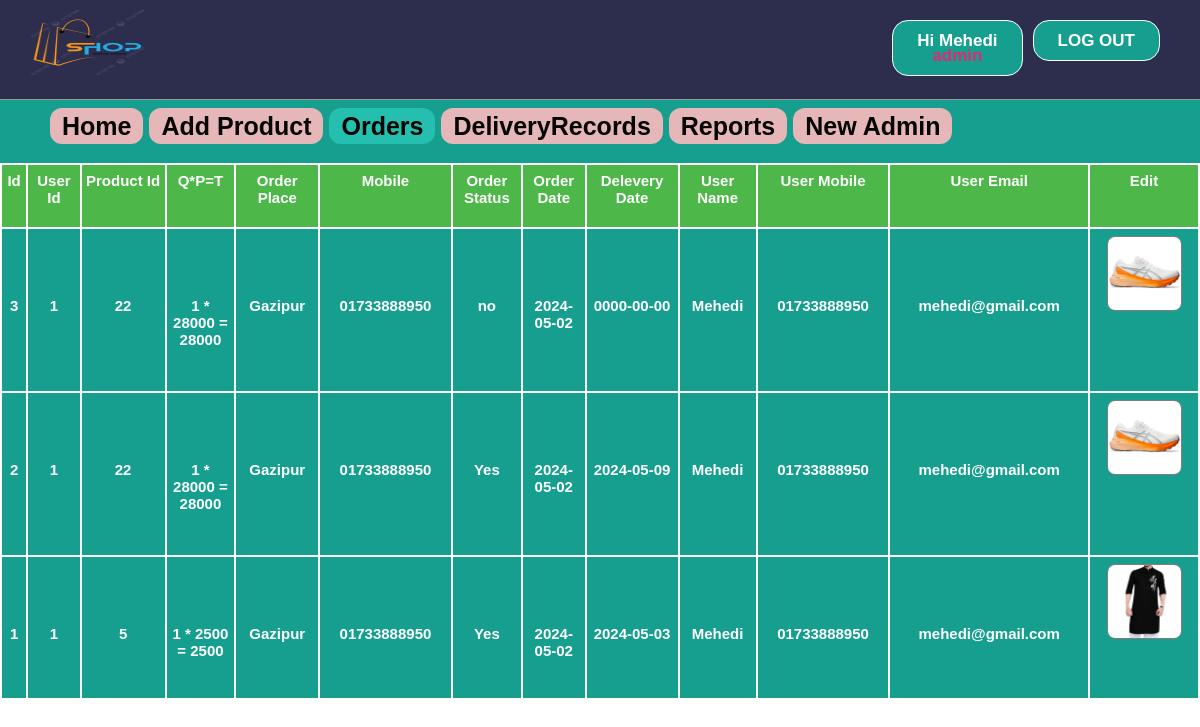
Screenshot of /admin/orders.php (signed in) with the database file from the repository.
### tables this page shows
CREATE TABLE `orders` (
  `id` int(11) NOT NULL,
  `uid` int(11) NOT NULL,
  `pid` int(11) NOT NULL,
  `quantity` int(11) NOT NULL,
  `oplace` text NOT NULL,
  `mobile` varchar(15) NOT NULL,
  `dstatus` varchar(10) NOT NULL DEFAULT 'no',
  `odate` date NOT NULL,
  `ddate` date NOT NULL,
  `delivery` varchar(30) NOT NULL
);

CREATE TABLE `products` (
  `id` int(11) NOT NULL,
  `pName` varchar(100) NOT NULL,
  `price` int(11) NOT NULL,
  `piece` int(11) NOT NULL,
  `description` text NOT NULL,
  `available` int(11) NOT NULL,
  `category` varchar(100) NOT NULL,
  `type` varchar(100) NOT NULL,
  `item` varchar(100) NOT NULL,
  `pCode` varchar(20) NOT NULL,
  `picture` text NOT NULL
);

CREATE TABLE `user` (
  `id` int(11) NOT NULL,
  `firstName` varchar(25) NOT NULL,
  `lastName` varchar(25) NOT NULL,
  `email` varchar(100) NOT NULL,
  `mobile` varchar(20) NOT NULL,
  `address` varchar(120) NOT NULL,
  `password` varchar(100) NOT NULL,
  `confirmCode` varchar(10) NOT NULL,
  `activation` varchar(10) NOT NULL DEFAULT 'no'
);

### admin/orders.php (the view, shortened to what this page needs)
<?php include ( "../inc/connect.inc.php" ); ?>
<?php
if (!isset($_SESSION['admin_login'])) {
	header("location: login.php");
	$user = "";
}
else {
	$user = $_SESSION['admin_login'];
	$result = mysqli_query($con, "SELECT * FROM admin WHERE id='$user'");
		$get_user_email = mysqli_fetch_assoc($result);
			$uname_db = $get_user_email['firstName'];
			$utype_db=$get_user_email['type'];
}
?>
<!doctype html>
<html>
	<head>
		<link rel="stylesheet" type="text/css" href="../css/style.css">
	</head>
	<body class="home-welcome-text" style="background-image: url(../image/homebackgrndimg2.png);">
		<div class="homepageheader">
			<div class="signinButton loginButton">
				<div class="uiloginbutton signinButton loginButton" style="margin-right: 40px;">
					<?php
						if ($user!="") {
							echo '<a style="text-decoration: none;color: #fff;" href="logout.php">LOG OUT</a>';
						}
					 ?>
				</div>
				<div class="uiloginbutton signinButton loginButton">
					<?php
						if ($user!="") {
							echo '<a style="text-decoration: none;color: #fff;" href="login.php">Hi '.$uname_db.'</br><span style="color: #de2a74">'.$utype_db.'</span></a>';
						}
						else {
							echo '<a style="text-decoration: none;color: #fff;" href="login.php">LOG IN</a>';
						}
					 ?>
				</div>
			</div>
			<div style="float: left; margin: 5px 0px 0px 23px;">
				<a href="index.php">
					<img style=" height: 75px; width: 130px;" src="../image/logo.png">
				</a>
			</div>
		</div>
		<div class="categolis">
			<table>
				<tr>
					<th>
						<a href="index.php" style="text-decoration: none;color: #040403;padding: 4px 12px;background-color: #e6b7b8;border-radius: 12px;">Home</a>
					</th>
					<th><a href="addproduct.php" style="text-decoration: none;color: #040403;padding: 4px 12px;background-color: #e6b7b8;border-radius: 12px;">Add Product</a></th>
					<th><a href="orders.php" style="text-decoration: none;color: #040403;padding: 4px 12px;background-color: #24bfae;border-radius: 12px;">Orders</a></th>
				<th><a href="DeliveryRecords.php" style="text-decoration: none;color: #040403;padding: 4px 12px;background-color: #e6b7b8;border-radius: 12px;">DeliveryRecords</a></th>
					<?php
						if($utype_db == 'admin'){
							echo '<th><a href="report.php" style="text-decoration: none;color: #040403;padding: 4px 12px;background-color: #e6b7b8;border-radius: 12px;">Reports</a></th>
								<th><a href="newadmin.php" style="text-decoration: none;color: #040403;padding: 4px 12px;background-color: #e6b7b8;;border-radius: 12px;">New Admin</a></th>';
						}
					?>
				</tr>
			</table>
		</div>
		<div>
			<table class="rightsidemenu">
				<tr style="font-weight: bold;" colspan="10" bgcolor="#4DB849">
					<th>Id</th>
					<th>User Id</th>
					<th>Product Id</th>
					<th>Q*P=T</th>
					<th>Order Place</th>
					<th>Mobile</th>
					<th>Order Status</th>
					<th>Order Date</th>
					<th>Delevery Date</th>
					<th>User Name</th>
					<th>User Mobile</th>
					<th>User Email</th>
					<th>Edit</th>
				</tr>
				<tr>
					<?php include ( "../inc/connect.inc.php");
					$query = "SELECT * FROM orders ORDER BY id DESC";
					$run = mysqli_query($con, $query);
					while ($row=mysqli_fetch_assoc($run)) {
						$oid = $row['id'];
						$ouid = $row['uid'];
						$opid = $row['pid'];
						$oquantity = $row['quantity'];
						$oplace = $row['oplace'];
						$omobile = $row['mobile'];
						$odstatus = $row['dstatus'];
						$odate = $row['odate'];
						$ddate = $row['ddate'];
						$query1 = "SELECT * FROM user WHERE id='$ouid'";
						$run1 = mysqli_query($con, $query1);
						$row1=mysqli_fetch_assoc($run1);
							$ofname = $row1['firstName'];
							$oumobile = $row1['mobile'];
							$ouemail = $row1['email'];
						$query2 = "SELECT * FROM products WHERE id='$opid'";
						$run2 = mysqli_query($con, $query2);
						$row2=mysqli_fetch_assoc($run2);
						$opitem = $row2['item'];
						$oppicture = $row2['picture'];
						$oprice = $row2['price'];
					 ?>
					<th><?php echo $oid; ?></th>
					<th><?php echo $ouid; ?></th>
					<th><?php echo $opid; ?></th>
					<th><?php echo ''.$oquantity.' * '.$oprice.' = '.$oquantity*$oprice.''; ?></th>
					<th><?php echo $oplace; ?></th>
					<th><?php echo $omobile; ?></th>
					<th><?php echo $odstatus; ?></th>
					<th><?php echo $odate; ?></th>
					<th><?php echo $ddate; ?></th>
		<?php
					if($ofname !='' && $oumobile !='' && $ouemail !=''){
		?>
						<th><?php echo $ofname; ?></th>
						<th><?php echo $oumobile; ?></th>
						<th><?php echo $ouemail; ?></th>
		<?php
					}
					else{
		?>
						<th><?php echo "Empty"; ?></th>
						<th><?php echo "Empty"; ?></th>
						<th><?php echo "Empty"; ?></th>
<?php
					}
?>
					<th><?php echo '<div class="home-prodlist-img"><a href="editorder.php?eoid='.$oid.'">
									<img src="../image/product/'.$opitem.'/'.$oppicture.'" class="home-prodlist-imgi" style="height: 75px; width: 75px;">
									</a>
								</div>' ?></th>
				</tr>
				<?php } ?>
			</table>
		</div>
	</body>
</html>

### css/style.css (style rules this page uses)
html, body, div, span, applet, object, iframe, h1, h2, h3, h4, h5, h6, p, blockquote, pre, a, abbr, acronym, address, big, cite, code, del, dfn, em, img, ins, kbd, q, s, samp, small, strike, strong, sub, sup, tt, var, b, u, i, center, dl, dt, dd, ol, ul, li, fieldset, form, label, legend, table, caption, tbody, tfoot, thead, tr, th, td, article, aside, canvas, details, embed, figure, figcaption, footer, header, hgroup, menu, nav, output, ruby, section, summary, time, mark, audio, video { margin: 0; padding: 0; border: 0; font: inherit; vertical-align: baseline; box-sizing: border-box; }
body { line-height: normal; }
table { border-collapse: collapse; border-spacing: 0; }
* { margin: 0px; padding: 0px; }
body, button, input, label, select, td, textarea { font-family: Arial, Helvetica, tahoma,verdana,arial,sans-serif; font-size: 12px; }
body { width: 100%; position: relative; background-color: #ffffff; min-width: 1080px; }
.homepageheader { position: fixed; height: 100px; width: 100%; min-width: 980px; border-bottom: 1px solid #8E9D8E; margin: 0px; background-image: initial; background-position-x: initial; background-position-y: initial; background-size: initial; background-attachment: initial; background-origin: initial; background-clip: initial; background-color: #2d2d4d;; }
.loginButton .signinButton { color: #FFFFFF; background: #169E8F; border: 1px solid #FFFFFF; cursor: pointer; display: inline-block; font-weight: bold; line-height: 15px; padding: 12px 24px; border-radius: 16px; text-align: center; text-decoration: none; float: right; margin: 20px 0px 0px 10px; font-size: 17px; }
.home-prodlist-imgi { height: 260px; width: 300px; padding: 0px; border: 1px solid #847b7b; border-radius: 8px; }
.categolis { line-height: 1.3; font-weight: bold; color: #fff; padding: 110px 0px 20px 50px; background-color: #169e8f; text-align: center; font-size: 25px; }
.categolis table tbody tr th { padding: 0px 6px 0px 0px; }
.rightsidemenu { float: right; text-align: center; width: 100%; margin: 0px; background-color: #169e8f; font-size: 15px; color: #fff; font-weight: bold; height: 537px; overflow: auto; }
.rightsidemenu th { margin-top: 5px; border: 2px solid; padding: 7px 2px; width: 10px; }

### rows the page displays
orders: id "3", uid "1", pid "22", quantity "1", products.price "28000", $oquantity*$oprice "28000", oplace "Gazipur", mobile "01733888950", dstatus "no", odate "2024-05-02", ddate "0000-00-00", user.firstName "Mehedi", user.mobile "01733888950", user.email "mehedi@gmail.com", products.item+picture (picture)
orders: id "2", uid "1", pid "22", quantity "1", products.price "28000", $oquantity*$oprice "28000", oplace "Gazipur", mobile "01733888950", dstatus "Yes", odate "2024-05-02", ddate "2024-05-09", user.firstName "Mehedi", user.mobile "01733888950", user.email "mehedi@gmail.com", products.item+picture (picture)
orders: id "1", uid "1", pid "5", quantity "1", products.price "2500", $oquantity*$oprice "2500", oplace "Gazipur", mobile "01733888950", dstatus "Yes", odate "2024-05-02", ddate "2024-05-03", user.firstName "Mehedi", user.mobile "01733888950", user.email "mehedi@gmail.com", products.item+picture (picture)

### other values shown
$uname_db "Mehedi"
